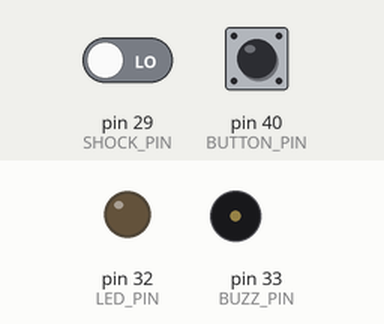
Simulated run of this program. Board: Raspberry Pi (header pin numbers). Shown: output pins drawn as LEDs (lit = HIGH), buzzer (waves = sounding, pin HIGH). The test bench sets the inputs (shaded band); at power-on: pin 29 (SHOCK_PIN) LOW, pin 40 (BUTTON_PIN) LOW. What the program prints to the terminal is not drawn.

Above: at 2.2 s.
2.3 s: pin 29 (SHOCK_PIN) driven HIGH
At 2.7 s:
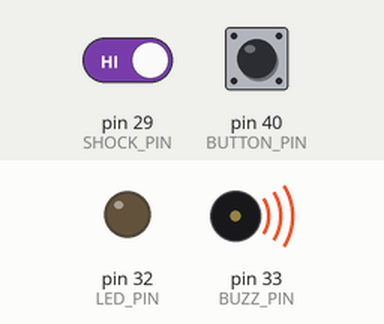
4.3 s: pin 40 (BUTTON_PIN) pulled HIGH for 0.15 s
At 5.2 s:
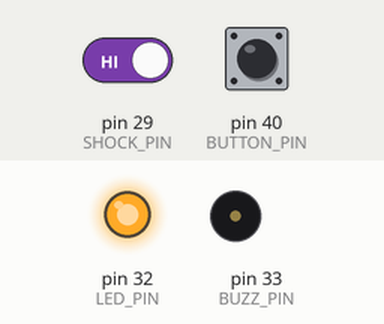
7.4 s: pin 40 (BUTTON_PIN) pulled HIGH for 1 s
At 10.3 s:
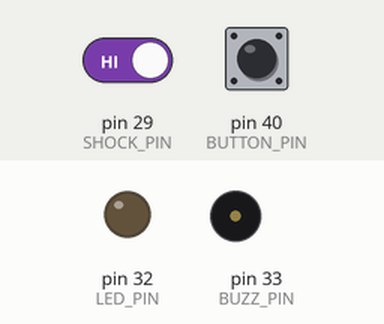
10.9 s: pin 40 (BUTTON_PIN) pulled HIGH for 3.2 s
At 11.4 s:
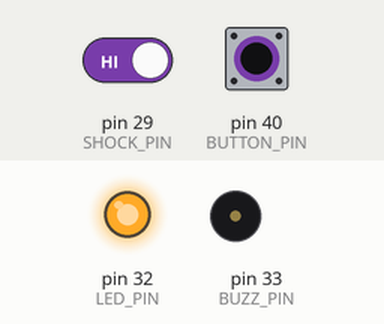
Timing chart, 0 to 14.4 s (numbered marks = the images above; inputs shaded):
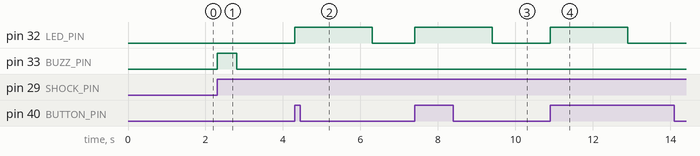

The program:

callback.py
```python
import RPi.GPIO as GPIO
import time

BUZZ_PIN = 33
BUTTON_PIN = 40
LED_PIN = 32
SHOCK_PIN = 29

GPIO.setmode(GPIO.BOARD)

def buzz(pin):
    GPIO.output(BUZZ_PIN, 1)
    time.sleep(0.5)
    GPIO.output(BUZZ_PIN, 0)

def led(pin):
    GPIO.output(LED_PIN, 1)
    time.sleep(2.0)
    GPIO.output(LED_PIN, 0)

time.sleep(1)

print 'Press button for service.'

try:
    GPIO.setup(BUZZ_PIN, GPIO.OUT)
    GPIO.setup(LED_PIN, GPIO.OUT)
    GPIO.setup(BUTTON_PIN, GPIO.IN)
    GPIO.setup(SHOCK_PIN, GPIO.IN)

    GPIO.add_event_detect(BUTTON_PIN, GPIO.RISING, callback=led)
    GPIO.add_event_detect(SHOCK_PIN, GPIO.RISING, callback=buzz)
    while 1:
        time.sleep(100)
except KeyboardInterrupt:
    pass

finally:
    GPIO.cleanup()
```

Measured:
- after the input at 2.3 s, pin 33 (BUZZ_PIN): LOW → HIGH at once, → LOW 0.50 s later
- after the input at 4.3 s, pin 32 (LED_PIN): LOW → HIGH at once, → LOW 2.0 s later
- after the input at 7.4 s, pin 32 (LED_PIN): LOW → HIGH at once, → LOW 2.0 s later
- after the input at 10.9 s, pin 32 (LED_PIN): LOW → HIGH at once, → LOW 2.0 s later
